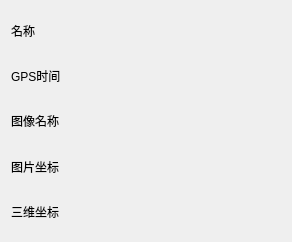
<?xml version="1.0" encoding="UTF-8"?>
<ui version="4.0">
 <class>ShowCtrlPointInfoDlg</class>
 <widget class="QWidget" name="ShowCtrlPointInfoDlg">
  <property name="geometry">
   <rect>
    <x>0</x>
    <y>0</y>
    <width>292</width>
    <height>242</height>
   </rect>
  </property>
  <property name="windowTitle">
   <string>控制点信息</string>
  </property>
  <layout class="QGridLayout" name="gridLayout">
   <item row="0" column="0">
    <widget class="QLabel" name="label_2">
     <property name="text">
      <string>名称</string>
     </property>
    </widget>
   </item>
   <item row="0" column="1">
    <widget class="QLabel" name="nameLabel">
     <property name="text">
      <string/>
     </property>
    </widget>
   </item>
   <item row="1" column="0">
    <widget class="QLabel" name="label_3">
     <property name="text">
      <string>GPS时间</string>
     </property>
    </widget>
   </item>
   <item row="1" column="1">
    <widget class="QLabel" name="gpsTimeLabel">
     <property name="text">
      <string/>
     </property>
    </widget>
   </item>
   <item row="2" column="0">
    <widget class="QLabel" name="label_4">
     <property name="text">
      <string>图像名称</string>
     </property>
    </widget>
   </item>
   <item row="2" column="1">
    <widget class="QLabel" name="pixNameLabel">
     <property name="text">
      <string/>
     </property>
    </widget>
   </item>
   <item row="3" column="0">
    <widget class="QLabel" name="label_5">
     <property name="text">
      <string>图片坐标</string>
     </property>
    </widget>
   </item>
   <item row="3" column="1">
    <widget class="QLabel" name="pixCoordLabel">
     <property name="text">
      <string/>
     </property>
    </widget>
   </item>
   <item row="4" column="0">
    <widget class="QLabel" name="label_6">
     <property name="text">
      <string>三维坐标</string>
     </property>
    </widget>
   </item>
   <item row="4" column="1">
    <widget class="QLabel" name="coord3dLabel">
     <property name="text">
      <string/>
     </property>
    </widget>
   </item>
  </layout>
 </widget>
 <layoutdefault spacing="6" margin="11"/>
 <resources/>
 <connections/>
</ui>
